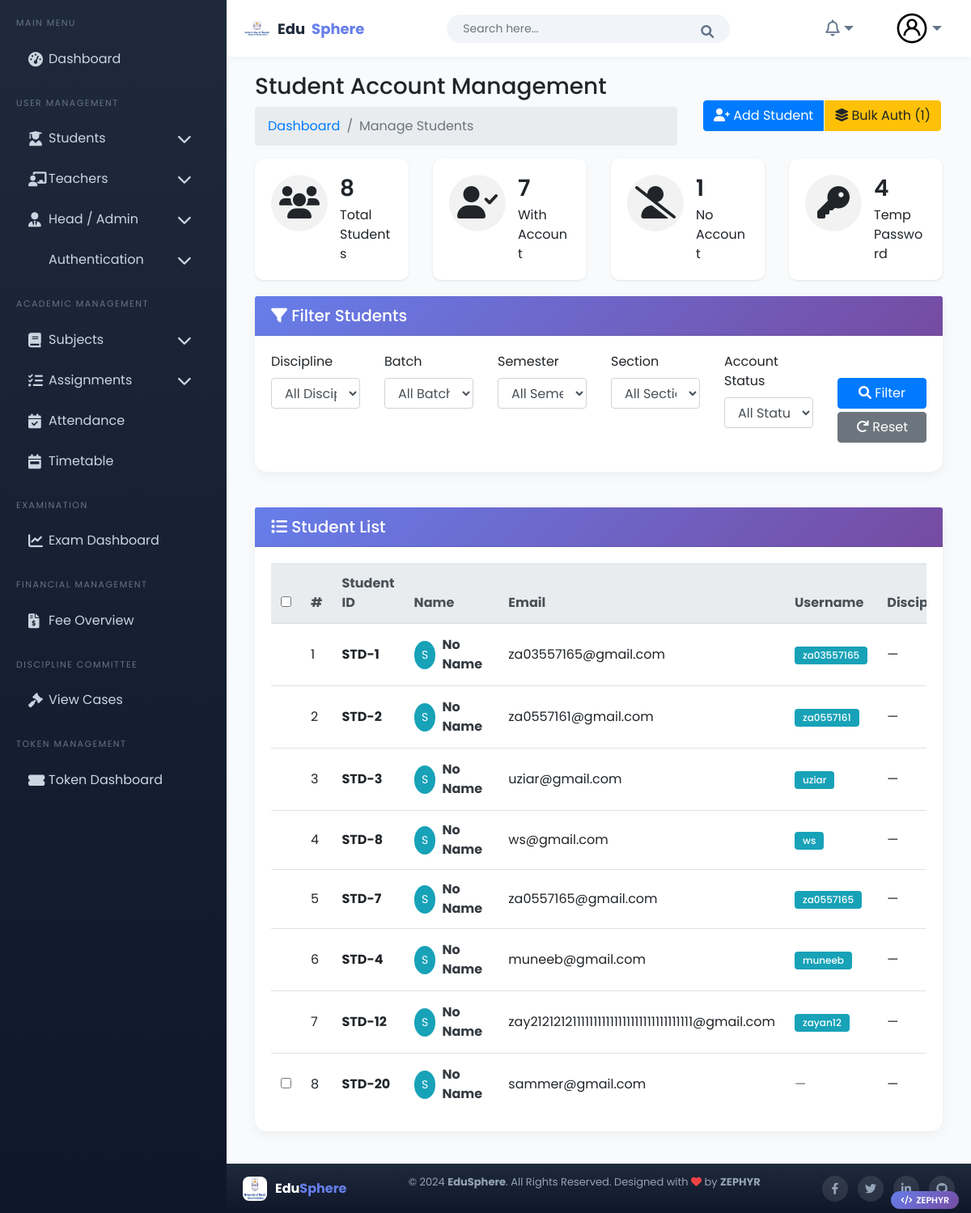
Before: /home_auth/manage-students/ (signed in) with the older database file.
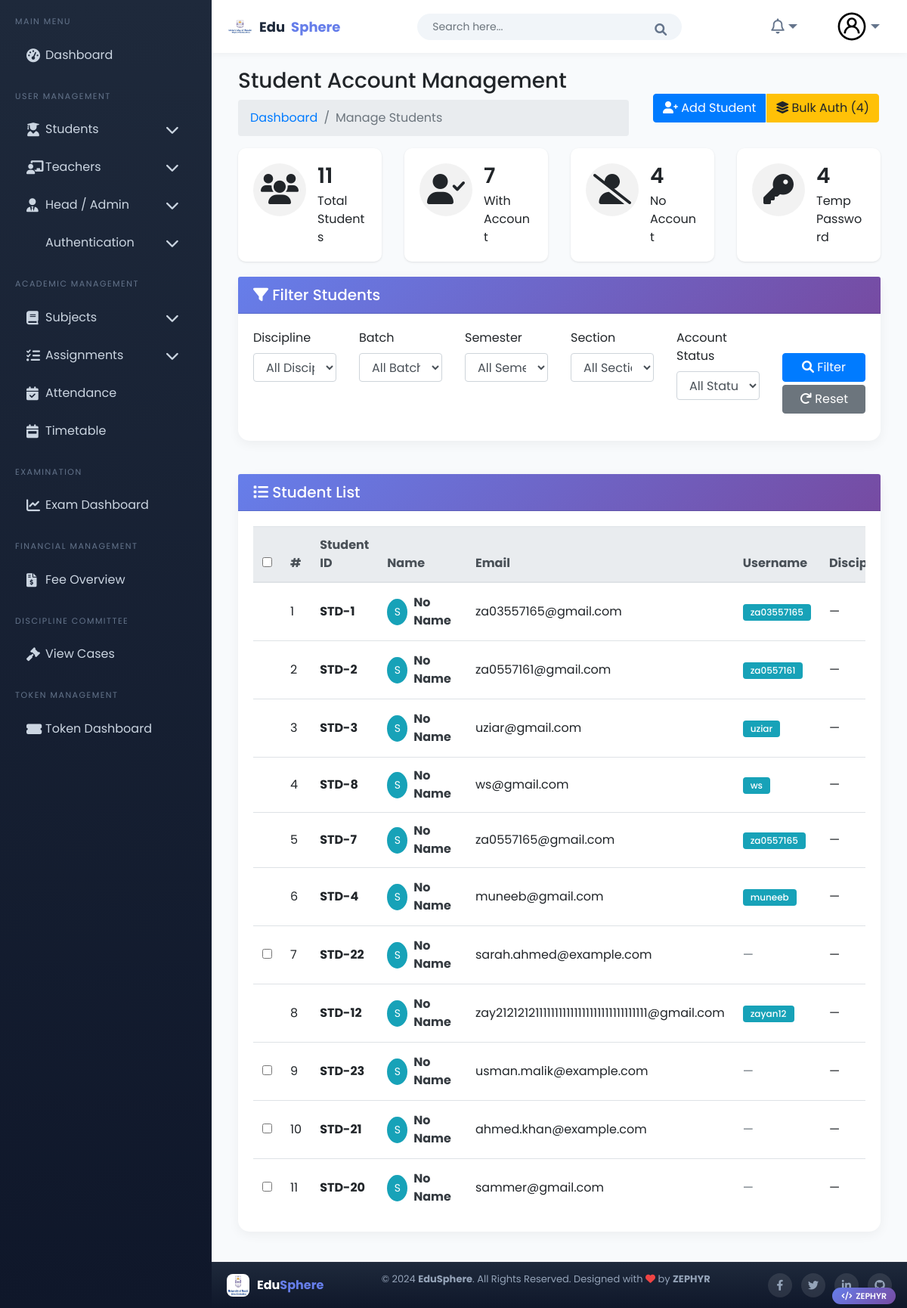
After: the same page with the newer database file.
### student/models.py (models this page shows, shortened)
class Student(models.Model):
    user = models.OneToOneField(CustomUser, on_delete=models.CASCADE, null=True, blank=True)
    GENDER_CHOICES = [
        ('M', 'Male'),
        ('F', 'Female'),
        ('O', 'Other'),
    ]
    first_name = models.CharField(max_length=50)
    last_name = models.CharField(max_length=50)
    student_id = models.CharField(max_length=20, unique=True)
    admission_number = models.CharField(max_length=20, unique=True)
    gender = models.CharField(max_length=1, choices=GENDER_CHOICES)
    dob = models.DateField()
    email = models.EmailField(unique=True)
    contact_number = models.CharField(max_length=15, blank=True)
    image = models.ImageField(upload_to='students/', blank=True, null=True)
    batch = models.ForeignKey(Batch, on_delete=models.CASCADE)
    semester = models.ForeignKey(Semester, on_delete=models.CASCADE)
    section = models.ForeignKey(Section, on_delete=models.CASCADE)
    discipline = models.ForeignKey(Discipline, on_delete=models.CASCADE)
    parent = models.OneToOneField(Parent, on_delete=models.CASCADE, related_name='student', null=True, blank=True)
    address = models.TextField()
    class Meta:
        ordering = ['batch', 'section', 'last_name']

### home_auth/models.py (models this page shows, shortened)
class CustomUser(AbstractUser):
    username = models.CharField(max_length=100, unique=True)
    email = models.EmailField(max_length=255, unique=True, db_index=True)
    is_authorized = models.BooleanField(default=False)
    login_token = models.CharField(max_length=6, blank=True, null=True)
    first_name = models.CharField(max_length=30, blank=True)
    last_name = models.CharField(max_length=30, blank=True)
    date_joined = models.DateTimeField(auto_now_add=True)
    is_student = models.BooleanField(default=False)
    is_admin = models.BooleanField(default=False)
    is_teacher = models.BooleanField(default=False)
    password_change_deadline = models.DateTimeField(blank=True, null=True)  # Keep but won't be used
    password_generated = models.BooleanField(default=False)
    temp_password = models.CharField(max_length=100, blank=True, null=True)
    groups = models.ManyToManyField(
        'auth.Group',
        related_name="+",
        blank=True
    )
    user_permissions = models.ManyToManyField(
        'auth.Permission',
        related_name="+",
        blank=True
    )

### home_auth/views.py (the view, shortened to what this page needs)
# urls.py: path('manage-students/', views.manage_students_view, name='manage_students_view'),
@login_required
def manage_students_view(request):
    if not (request.user.is_admin or request.user.is_superuser):
        messages.error(request, 'You do not have permission to access this page.')
        return redirect('dashboard')
    discipline_id = request.GET.get('discipline')
    batch_id = request.GET.get('batch')
    semester_id = request.GET.get('semester')
    section_id = request.GET.get('section')
    status_filter = request.GET.get('status')
    students = Student.objects.select_related('discipline', 'batch', 'semester', 'section', 'user').all()
    if discipline_id:
        students = students.filter(discipline_id=discipline_id)
    if batch_id:
        students = students.filter(batch_id=batch_id)
    if semester_id:
        students = students.filter(semester_id=semester_id)
    if section_id:
        students = students.filter(section_id=section_id)
    if status_filter == 'has_account':
        students = students.filter(user__isnull=False)
    elif status_filter == 'no_account':
        students = students.filter(user__isnull=True)
    elif status_filter == 'temp_password':
        students = students.filter(user__password_generated=True)
    total_students = students.count()
    students_with_account = students.filter(user__isnull=False).count()
    students_without_account = students.filter(user__isnull=True).count()
    students_with_temp_password = students.filter(user__password_generated=True).count()
    paginator = Paginator(students, 20)
    page_number = request.GET.get('page')
    students_page = paginator.get_page(page_number)
    context = {
        "disciplines": Discipline.objects.all(),
        "batches": Batch.objects.all(),
        "semesters": Semester.objects.all(),
        "sections": Section.objects.all(),
        "students": students_page,
        "total_students": total_students,
        "students_with_account": students_with_account,
        "students_without_account": students_without_account,
        "students_with_temp_password": students_with_temp_password,
        "user_type": "student"
    }
    return render(request, "authentication/register.html", context)

### templates/authentication/register.html (shortened to what this page needs)
{% extends 'Home/base.html' %}
{% load static %}
{% block body %}
<div class="page-wrapper">
    <div class="content container-fluid">
        <div class="page-header">
            <div class="row align-items-center">
                <div class="col">
                    <h3 class="page-title">Student Account Management</h3>
                    <ul class="breadcrumb">
                        <li class="breadcrumb-item"><a href="{% url 'dashboard' %}">Dashboard</a></li>
                        <li class="breadcrumb-item active">Manage Students</li>
                    </ul>
                </div>
                <div class="col-auto">
                    <div class="btn-group">
                        <a href="{% url 'add_student' %}" class="btn btn-primary">
                            <i class="fas fa-user-plus"></i> Add Student
                        </a>
                        {% if students_without_account > 0 %}
                        <button class="btn btn-warning" onclick="bulkAuthenticateAllNoAccount()">
                            <i class="fas fa-layer-group"></i> Bulk Auth ({{ students_without_account }})
                        </button>
                        {% endif %}
                    </div>
                </div>
            </div>
        </div>
        <div class="row">
            <div class="col-md-3">
                <div class="card dash-widget">
                    <div class="card-body">
                        <span class="dash-widget-icon"><i class="fas fa-users"></i></span>
                        <div class="dash-widget-info">
                            <h3>{{ total_students }}</h3>
                            <span>Total Students</span>
                        </div>
                    </div>
                </div>
            </div>
            <div class="col-md-3">
                <div class="card dash-widget">
                    <div class="card-body">
                        <span class="dash-widget-icon"><i class="fas fa-user-check"></i></span>
                        <div class="dash-widget-info">
                            <h3>{{ students_with_account }}</h3>
                            <span>With Account</span>
                        </div>
                    </div>
                </div>
            </div>
            <div class="col-md-3">
                <div class="card dash-widget">
                    <div class="card-body">
                        <span class="dash-widget-icon"><i class="fas fa-user-slash"></i></span>
                        <div class="dash-widget-info">
                            <h3>{{ students_without_account }}</h3>
                            <span>No Account</span>
                        </div>
                    </div>
                </div>
            </div>
            <div class="col-md-3">
                <div class="card dash-widget">
                    <div class="card-body">
                        <span class="dash-widget-icon"><i class="fas fa-key"></i></span>
                        <div class="dash-widget-info">
                            <h3>{{ students_with_temp_password }}</h3>
                            <span>Temp Password</span>
                        </div>
                    </div>
                </div>
            </div>
        </div>
        <div class="row mb-4">
            <div class="col-md-12">
                <div class="card">
                    <div class="card-header">
                        <h5 class="card-title mb-0">
                            <i class="fas fa-filter"></i> Filter Students
                        </h5>
                    </div>
                    <div class="card-body">
                        <form method="get" id="filterForm">
                            <div class="row">
                                <div class="col-md-2 col-sm-6">
                                    <div class="form-group">
                                        <label>Discipline</label>
                                        <select name="discipline" class="form-control">
                                            <option value="">All Disciplines</option>
                                        </select>
                                    </div>
                                </div>
                                <div class="col-md-2 col-sm-6">
                                    <div class="form-group">
                                        <label>Batch</label>
                                        <select name="batch" class="form-control">
                                            <option value="">All Batches</option>
                                        </select>
                                    </div>
                                </div>
                                <div class="col-md-2 col-sm-6">
                                    <div class="form-group">
                                        <label>Semester</label>
                                        <select name="semester" class="form-control">
                                            <option value="">All Semesters</option>
                                        </select>
                                    </div>
                                </div>
                                <div class="col-md-2 col-sm-6">
                                    <div class="form-group">
                                        <label>Section</label>
                                        <select name="section" class="form-control">
                                            <option value="">All Sections</option>
                                        </select>
                                    </div>
                                </div>
                                <div class="col-md-2 col-sm-6">
                                    <div class="form-group">
                                        <label>Account Status</label>
                                        <select name="status" class="form-control">
                                            <option value="">All Status</option>
                                        </select>
                                    </div>
                                </div>
                                <div class="col-md-2 col-sm-12">
                                    <div class="form-group">
                                        <label>&nbsp;</label>
                                        <button type="submit" class="btn btn-primary btn-block">
                                            <i class="fas fa-search"></i> Filter
                                        </button>
                                        <a href="{% url 'manage_students_view' %}" class="btn btn-secondary btn-block mt-1">
                                            <i class="fas fa-redo"></i> Reset
                                        </a>
                                    </div>
                                </div>
                            </div>
                        </form>
                    </div>
                </div>
            </div>
        </div>
        <div class="row">
            <div class="col-sm-12">
                <div class="card card-table">
                    <div class="card-header">
                        <h5 class="card-title mb-0">
                            <i class="fas fa-list"></i> Student List
                        </h5>
                    </div>
                    <div class="card-body">
                        <div class="table-responsive">
                            <table class="table table-hover table-center mb-0" id="studentsTable">
                                <thead class="thead-light">
                                    <tr>
                                        <th width="40">
                                            {% if students_without_account > 0 %}
                                            <input type="checkbox" id="selectAllNoAccount" title="Select all without account">
                                            {% endif %}
                                        </th>
                                        <th>#</th>
                                        <th>Student ID</th>
                                        <th>Name</th>
                                        <th>Email</th>
                                        <th>Username</th>
                                        <th>Discipline</th>
                                    </tr>
                                </thead>
                                <tbody>
                                    {% for student in students %}
                                    <tr id="student-row-{{ student.id }}" data-student-id="{{ student.id }}">
                                        <td>
                                            {% if not student.user %}
                                            <input type="checkbox" class="student-no-account" data-student-id="{{ student.id }}" data-student-name="{{ student.name|default:'Student' }}" data-student-email="{{ student.email }}">
                                            {% endif %}
                                        </td>
                                        <td>{{ forloop.counter }}</div>
                                        <td>
                                            <span class="font-weight-bold">STD-{{ student.id }}</span>
                                        </div>
                                        <td>
                                            <div class="d-flex align-items-center">
                                                <div class="avatar-img rounded-circle bg-info text-white d-flex align-items-center justify-content-center mr-2" style="width:35px;height:35px;">
                                                    <span style="font-size:14px;">{{ student.name|default:"S"|slice:":1"|upper }}</span>
                                                </div>
                                                <div>
                                                    <a href="#" class="font-weight-bold text-dark">
                                                        {{ student.name|default:"No Name" }}
                                                    </a>
                                                </div>
                                            </div>
                                        </div>
                                        <td>{{ student.email }}</div>
                                        <td>
                                            {% if student.user %}
                                            <span class="badge badge-info">{{ student.user.username }}</span>
                                            {% else %}
                                            <span class="text-muted">—</span>
                                            {% endif %}
                                        </div>
                                        <td>{{ student.discipline.name|default:"—" }}</div>
                                        <td>{{ student.batch.name|default:"—" }}</div>
                                        <td>{{ student.section.name|default:"—" }}</div>
                                        <td>
                                        <td class="text-right">
                                    </tr>
                                    {% endfor %}
{% endblock %}

Changed rows visible on the page:
added Student: id "22", name "S", name "No Name", email "sarah.ahmed@example.com", discipline.name "—"
added Student: id "23", name "S", name "No Name", email "usman.malik@example.com", discipline.name "—"
added Student: id "21", name "S", name "No Name", email "ahmed.khan@example.com", discipline.name "—"
Other visible differences:
{{ students_without_account }}: "1" → "4"
{{ total_students }}: "8" → "11"
